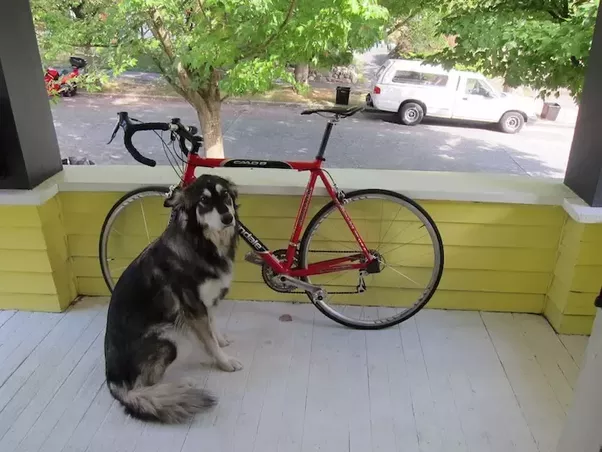
#> input picture Edge_detection/edge-detection.png, 602 x 452 px
$ python sobeledgedetector.py
#> lines starting #> are read from the running program, lines starting #| are printed output that depends on the picture
import numpy as np
import matplotlib.pyplot as plt

#define the vertical filter
vertical_filter = [[-1, -2 ,-1],
                   [ 0  ,0  ,0],
                   [ 1  ,2  ,1]]

#define the horizontal filter
horizontal_filter = [[-1 ,0, 1],
                     [-2 ,0, 2],
                     [-1 ,0, 1]]

#read in the pinwheel image
img = plt.imread('edge-detection.png')
#> img is the input picture: shape (452, 602, 3) float32; mean R, G, B 0.53, 0.532, 0.449

#get the dimensions of the image
height,width,num_channels = img.shape
#> height = 452; width = 602; num_channels = 3

#initialize the edges image
sobel_edges_img = img.copy()

#loop over all pixels in the image
for i in range(3, height-2):
    for j in range(3, width-2):

        #create little local 3x3 box
        pixels = img[i-1:i+2, j-1:j+2, 0]

        #apply the vertical filter
        vertical_transforme_pixels = vertical_filter*pixels
        #remap the vertical score
        vertical_score = vertical_transforme_pixels.sum()/4

        #apply the horizontal filter
        horizontal_transforme_pixels = horizontal_filter*pixels
        #remap the horizontal score
        horizontal_score = horizontal_transforme_pixels.sum()/4

        #combine the horizontal and vertical scores into a total edge score
        sobel_edge_score = (vertical_score**2 + horizontal_score**2)**.5

        #insert this edge score into the edges image
        sobel_edges_img[i, j] = [sobel_edge_score]*3
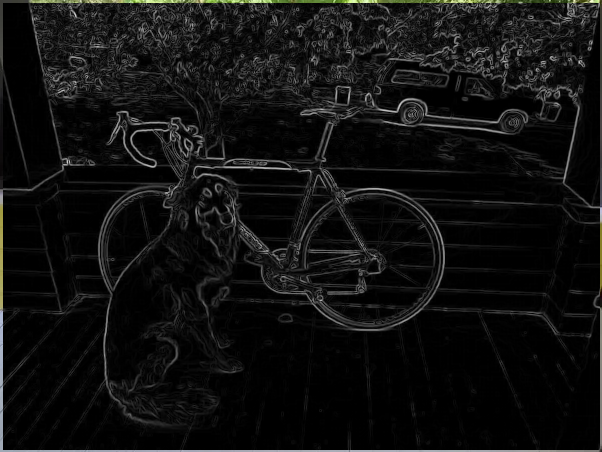
#> sobel_edges_img: shape (452, 602, 3) float32; mean R, G, B 0.0665, 0.0671, 0.0651

#remap the values in the 0-1 range in case they went out of bounds
sobel_edges_img = sobel_edges_img/sobel_edges_img.max()

plt.subplot(1,2,1)
plt.imshow(img,cmap='gray')
plt.subplot(1,2,2)
plt.imshow(sobel_edges_img,cmap='gray')
plt.show()
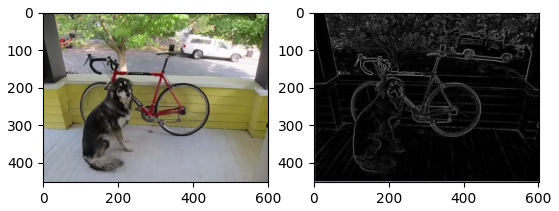
#> figure drawn by matplotlib, 2 panels
